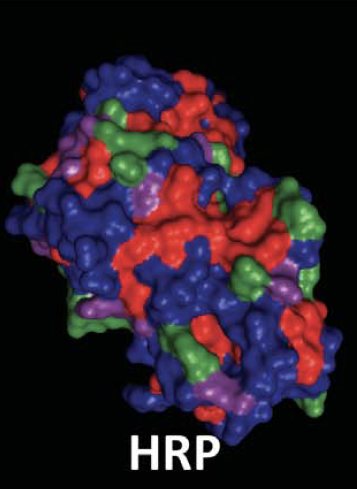
#> input picture hrp.png, 357 x 489 px
$ python colour_counter_v2.py
#> lines starting #> are read from the running program, lines starting #| are printed output that depends on the picture
import numpy as np
import matplotlib.pyplot as plt
from mpl_toolkits.mplot3d import Axes3D
from sklearn.cluster import KMeans
from sklearn.metrics import pairwise_distances_argmin
from sklearn.utils import shuffle
from time import time
import cv2
import csv


##############
### INPUTS ###
##############

# number of colours to cluster
n_colors = 6

# colour input rgb's
# INPUT NAMES AND RGB VALUES (note: leave black and white by default)
# imagecolorpicker: https://imagecolorpicker.com
use_color_picking = True
c1 = [0,0,0]
c2 = [255,255,255]
c3 = [108, 44, 42]
c4 = [49, 52, 180]
c5 = [139, 77, 108]
c6 = [52, 32, 45]
colour_clusters = np.array([c1,c2,c3,c4,c5,c6], np.float64)

# Load image
img_name = 'hrp'
img_ext = 'png'


###############
## FUNCTIONS ##
###############

def recreate_image(codebook, labels, w, h):
    """Recreate the (compressed) image from the code book & labels"""
    d = codebook.shape[1]
    image = np.zeros((w, h, d))
    label_idx = 0
    for i in range(w):
        for j in range(h):
            image[i][j] = codebook[labels[label_idx]]
            label_idx += 1
    return image


##############
### SCRIPT ###
##############

# Convert to floats instead of the default 8 bits integer coding. Dividing by
# 255 is important so that plt.imshow behaves works well on float data (need to
# be in the range [0-1])
img = cv2.imread(img_name + '.' + img_ext)
#> img is the input picture: shape (489, 357, 3); mean B, G, R 40.3, 29.4, 41.7
img = np.array(img, dtype=np.float64) / 255

# Load Image and transform to a 2D numpy array.
w, h, d = original_shape = tuple(img.shape)
#> w = 489; h = 357; d = 3; original_shape = (489, 357, 3)
assert d == 3
image_array = np.reshape(img, (w * h, d))

print("Fitting model on the data")
t0 = time()
image_array_sample = shuffle(image_array)
if (use_color_picking):
    kmeans = KMeans(n_clusters=n_colors, init=colour_clusters).fit(image_array_sample)
else:
    kmeans = KMeans(n_clusters=n_colors, random_state=0).fit(image_array_sample)
print("done in %0.3fs." % (time() - t0))

# Get labels for all points
print("Predicting color indices on the full image (k-means)")
t0 = time()
labels = kmeans.predict(image_array)
print("done in %0.3fs." % (time() - t0))

# count quantity of each label
rgb_vals = kmeans.cluster_centers_* 255
#> rgb_vals = [[3.71, 3.84, 2.15], [236.6, 232, 236.7], [102, 107.5, 91.09], [95.96, 42.7, 41.18], [52.08, 55.85, 193.9], [38.91, 35.21, 113.8]]
counts = np.zeros(n_colors)
for l in labels:
	counts[l] += 1
#> after the loop, counts = [96627, 1606, 15558, 38041, 14053, 8688]


# Write count data to csv output
with open (img_name + '_colour_count.csv', 'w') as csv_file:
	writer = csv.writer(csv_file)
	writer.writerow(['r','g','b','counts'])
	for i in range(n_colors):
		writer.writerow([rgb_vals[i][0], rgb_vals[i][1], rgb_vals[i][2], counts[i]])

# Display quantized and original images
plt.figure(1)
plt.clf()
ax = plt.axes([0, 0, 1, 1])
plt.axis('off')
plt.title('Original image')
plt.imshow(img)

plt.figure(2)
plt.clf()
ax = plt.axes([0, 0, 1, 1])
plt.axis('off')
plt.title('Quantized image')
plt.imshow(recreate_image(kmeans.cluster_centers_, labels, w, h))
#> after the loop in recreate_image, `for i in range(w):`:
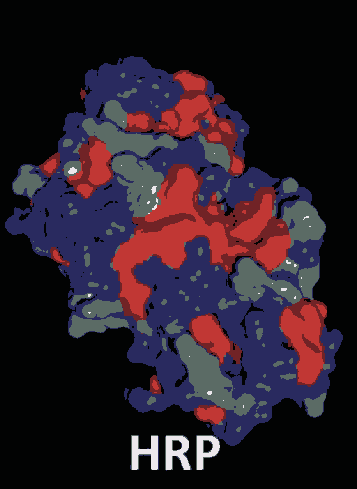
#> image: shape (489, 357, 3) float64; mean of channels 0, 1, 2 0.158, 0.115, 0.164; drawn as B, G, R
#> after the loop in recreate_image, `for i in range(w):`: label_idx = 174573

plt.show()

$ run again, with act.png copied over hrp.png
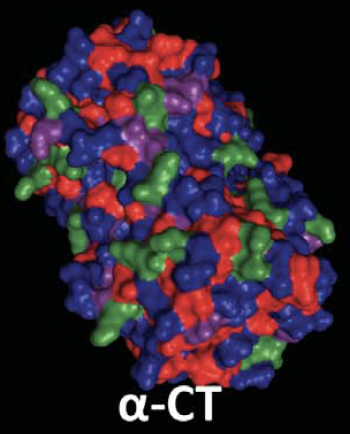
#> input picture act.png, 350 x 434 px
#> img is the input picture: shape (434, 350, 3); mean B, G, R 46.2, 34.5, 47.3
#> rgb_vals = [[2.9, 3.3, 1.71], [215.9, 215.4, 216.5], [59.24, 34.36, 44.59], [117.9, 51.76, 56.56], [73.02, 123.4, 75.96], [51.44, 52.21, 177.4]]
#> after the loop `for l in labels:`: counts = [69514, 1677, 22590, 28106, 11986, 18027]
#> after the loop in recreate_image, `for i in range(w):`:
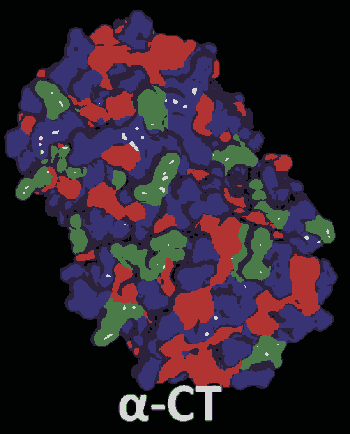
#> image: shape (434, 350, 3) float64; mean of channels 0, 1, 2 0.181, 0.135, 0.186; drawn as B, G, R
#> after the loop in recreate_image, `for i in range(w):`: label_idx = 151900

$ run again, with gfp.png copied over hrp.png
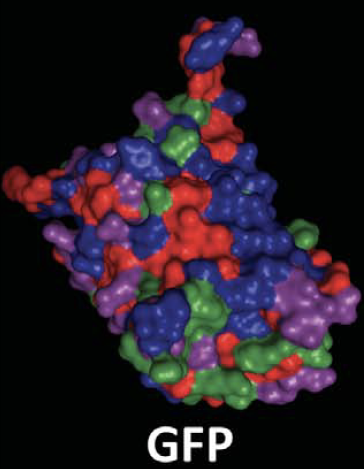
#> input picture gfp.png, 364 x 469 px
#> img is the input picture: shape (469, 364, 3); mean B, G, R 37.9, 28.2, 38.5
#> rgb_vals = [[3.37, 3.79, 2.82], [228.1, 221.2, 227.3], [45.21, 46.48, 160.5], [135.9, 72.5, 108.6], [92.21, 41.21, 45.19], [68.57, 117.3, 71.88]]
#> after the loop `for l in labels:`: counts = [102041, 1559, 15483, 12862, 27875, 10896]
#> after the loop in recreate_image, `for i in range(w):`:
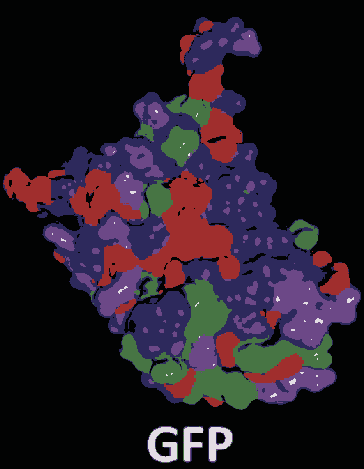
#> image: shape (469, 364, 3) float64; mean of channels 0, 1, 2 0.149, 0.111, 0.151; drawn as B, G, R
#> after the loop in recreate_image, `for i in range(w):`: label_idx = 170716

$ run again, with gox.png copied over hrp.png
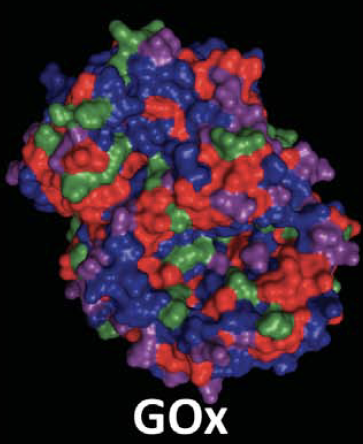
#> input picture gox.png, 363 x 444 px
#> img is the input picture: shape (444, 363, 3); mean B, G, R 46.6, 34.5, 53.3
#> rgb_vals = [[3.89, 3.87, 2.94], [230.1, 225.9, 229.8], [72.03, 124, 76.84], [133.8, 70.87, 105.1], [88.79, 41.19, 48.02], [49.3, 51.05, 175.3]]
#> after the loop `for l in labels:`: counts = [77196, 1662, 10391, 13521, 35165, 23237]
#> after the loop in recreate_image, `for i in range(w):`:
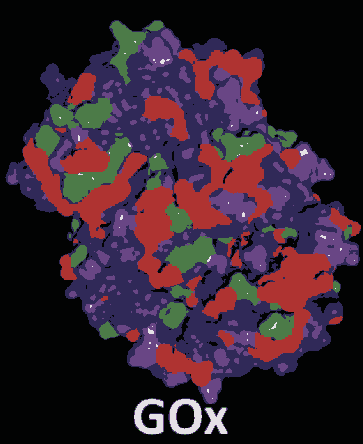
#> image: shape (444, 363, 3) float64; mean of channels 0, 1, 2 0.183, 0.135, 0.209; drawn as B, G, R
#> after the loop in recreate_image, `for i in range(w):`: label_idx = 161172
